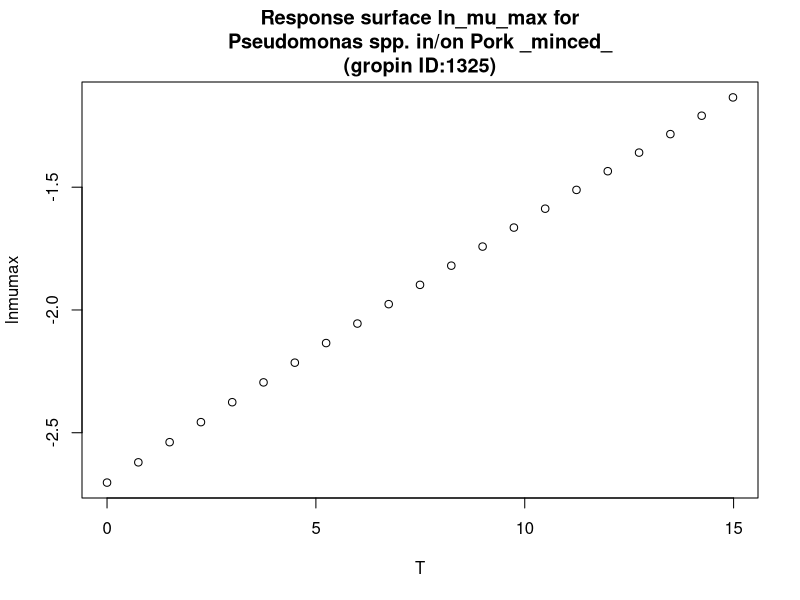

The R script that drew this image:
#############################
# start of Parameter script
#############################
T <- seq(0,14.985014985015,length.out=21)
#############################
# end of Parameter script
#############################
############################# 
# start of Model script Gropin ID 1325 
#############################
 
# constant coefficients for this model
 
variables <- data.frame(T)
argumentsPar <- unique.data.frame(expand.grid(variables))
 
# heart of the model
response_surface <- function(T) {
   mumax <-log(0.067)-(68.4/0.00831)*((1/(T+273))-(1/273))

	return(mumax=mumax)
} 

# output parameters
responseSurface <- cbind(argumentsPar,response_surface(argumentsPar['T']))
colnames(responseSurface) <- c(colnames(argumentsPar),'lnmumax')
#############################
# End of Model script
#############################
############################# 
# start of Visualisation script Gropin ID 1325 
#############################
titleText <-'Response surface ln_mu_max for
Pseudomonas spp. in/on Pork _minced_
(gropin ID:1325)'
plot(T,responseSurface$'lnmumax',xlab='T',
                          ylab='lnmumax',main=titleText)
#############################
# End of Visualisation script
#############################
